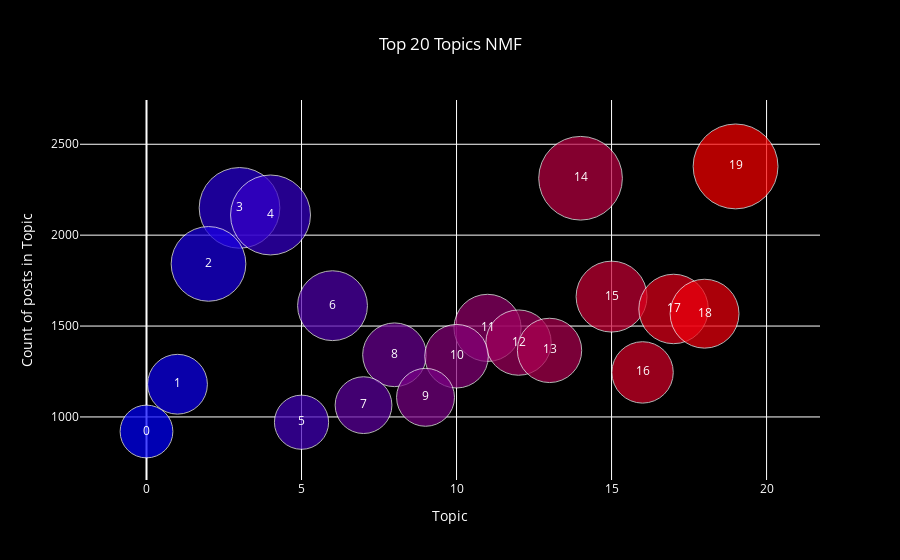

The code cell stored with this chart in its notebook:
### Code cell
fig = px.scatter(fin_graph, x="Topic", y="Topic Count",text="Topic",
                 size="Topic Count",hover_name="Topic",
                 color_continuous_scale="Bluered", 
                 size_max=60, color='Topic',
                 title= "Top 20 Topics NMF")
#fig.update_layout(paper_bgcolor = 'rgba(0, 0, 0, 0)', plot_bgcolor = 'rgba(0, 0, 0, 0)')
fig.update_layout(paper_bgcolor = 'black', plot_bgcolor = 'black', title_x=0.5)
fig.update_layout(title_font_color='white',font_color="white") 
fig.update_yaxes(title_text="Count of posts in Topic")
fig.update(layout_coloraxis_showscale=False)
fig.show()

### Figure 1 — Plotly figure (JSON) as saved in the notebook; plotly's stock layout.template omitted (floating-point values rounded to 4 significant figures)
{"data": [{"hovertemplate": "<b>%{hovertext}</b><br><br>Topic=%{marker.color}<br>Topic Count=%{marker.size}<extra></extra>", "hovertext": [19, 14, 3, 4, 2, 15, 6, 17, 18, 11, 12, 13, 8, 10, 16, 1, 9, 7, 5, 0], "legendgroup": "", "marker": {"color": [19, 14, 3, 4, 2, 15, 6, 17, 18, 11, 12, 13, 8, 10, 16, 1, 9, 7, 5, 0], "coloraxis": "coloraxis", "size": [2378, 2313, 2150, 2111, 1842, 1662, 1612, 1594, 1568, 1490, 1409, 1366, 1342, 1334, 1245, 1180, 1108, 1065, 971, 920], "sizemode": "area", "sizeref": 0.6606, "symbol": "circle"}, "mode": "markers+text", "name": "", "orientation": "v", "showlegend": false, "text": [19, 14, 3, 4, 2, 15, 6, 17, 18, 11, 12, 13, 8, 10, 16, 1, 9, 7, 5, 0], "type": "scatter", "x": [19, 14, 3, 4, 2, 15, 6, 17, 18, 11, 12, 13, 8, 10, 16, 1, 9, 7, 5, 0], "xaxis": "x", "y": [2378, 2313, 2150, 2111, 1842, 1662, 1612, 1594, 1568, 1490, 1409, 1366, 1342, 1334, 1245, 1180, 1108, 1065, 971, 920], "yaxis": "y"}], "layout": {"coloraxis": {"colorbar": {"title": {"text": "Topic"}}, "colorscale": [[0, "rgb(0,0,255)"], [1, "rgb(255,0,0)"]], "showscale": false}, "font": {"color": "white"}, "legend": {"itemsizing": "constant", "tracegroupgap": 0}, "paper_bgcolor": "black", "plot_bgcolor": "black", "title": {"font": {"color": "white"}, "text": "Top 20 Topics NMF", "x": 0.5}, "xaxis": {"anchor": "y", "domain": [0, 1], "title": {"text": "Topic"}}, "yaxis": {"anchor": "x", "domain": [0, 1], "title": {"text": "Count of posts in Topic"}}}}
